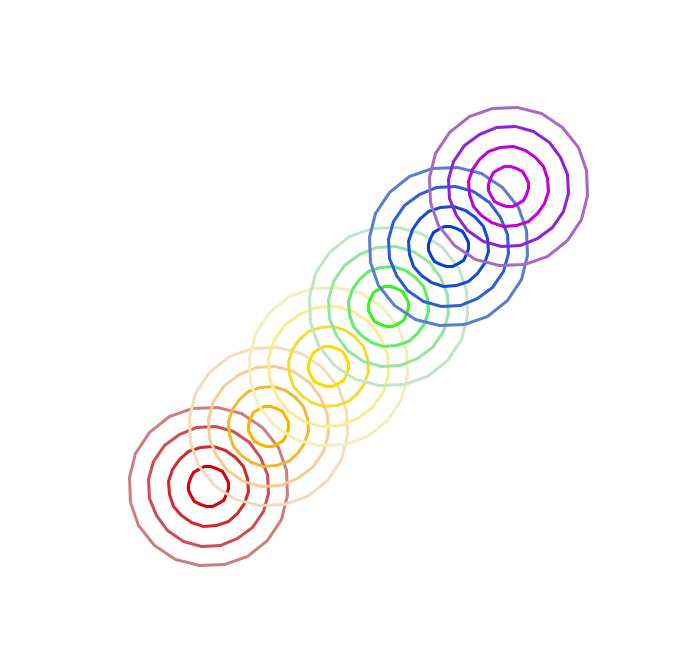

Source code (Python):
import os
import turtle
import random
import math
import PIL
from PIL import ImageGrab
from PIL import Image

this_dir = os.getcwd()
bounds = (366, 140, 1060, 800)

c1 = []
c2 = []
colors = 0

reds = ['#ea0606', '#e24141', '#de6565', '#dc9393']
oranges = ['#ffc108', '#f7c450', '#fbd6a5', '#f7e3c8']
yellows = ['#ffe108', '#f7e250' , '#fbf0a5', '#f7f1c8']
greens = ['#06f339', '#64ec81', '#a0e8b0', '#cbe8d2']
blues = ['#0953dc', '#1e60da', '#3d74da', '#6c91d6']
purples = ['#db09dc', '#d51eda', '#a53dda', '#bb80ce']
details = [
    {
        "rotation": 0,
        "color": reds
    },
    {
        "rotation": 60,
        "color": oranges
    },
    {
        "rotation": 120,
        "color": yellows
    },
    {
        "rotation": 180,
        "color": greens
    },
    {
        "rotation": 240,
        "color": blues
    },
    {
        "rotation": 300,
        "color": purples
    }
]

class ConcentricCircles:
    def __init__(self, quantity, colors, x_0, y_0):
        self.turt = turtle.Turtle()
        self.frequency = math.pi/10
        self.phase = 2
        self.quantity = quantity
        self.colors = colors
        self.x = x_0
        self.y = y_0

    def setup(self):
        self.turt.hideturtle()
        self.turt.penup()
        self.turt.width(3)
        x = self._calc_x(0, 10)
        y = self._calc_y(0, 10)
        self.turt.goto(x, y)

    def draw(self):
        for c in range(1, self.quantity):
            diameter = c * 20
            self.turt.color(self.colors[c-1])
            for angle in range(30):
                x = self._calc_x(angle, diameter)
                y = self._calc_y(angle, diameter)
                self.turt.goto(x, y)
                self.turt.pendown()

            self.reset(diameter)

    def reset(self, diameter):
        self.turt.penup()
        x = self._calc_x(0, diameter)
        y = self._calc_y(0, diameter)
        self.turt.goto(x, y)
            
    def _calc_x(self, angle, amplitude):
        return amplitude * math.sin((angle * self.frequency) + self.phase) + self.x

    def _calc_y(self, angle, amplitude):
        return amplitude * math.cos((angle * self.frequency) + self.phase) + self.y


def run():
    for deats in details:
        circles = ConcentricCircles(5, deats['color'], deats['rotation'] - 150, deats['rotation'] - 150)
        circles.setup()
        circles.draw()

    img = ImageGrab.grab(bbox=bounds)
    img.save(this_dir + '/tartle18/tart.png', quality=95)
